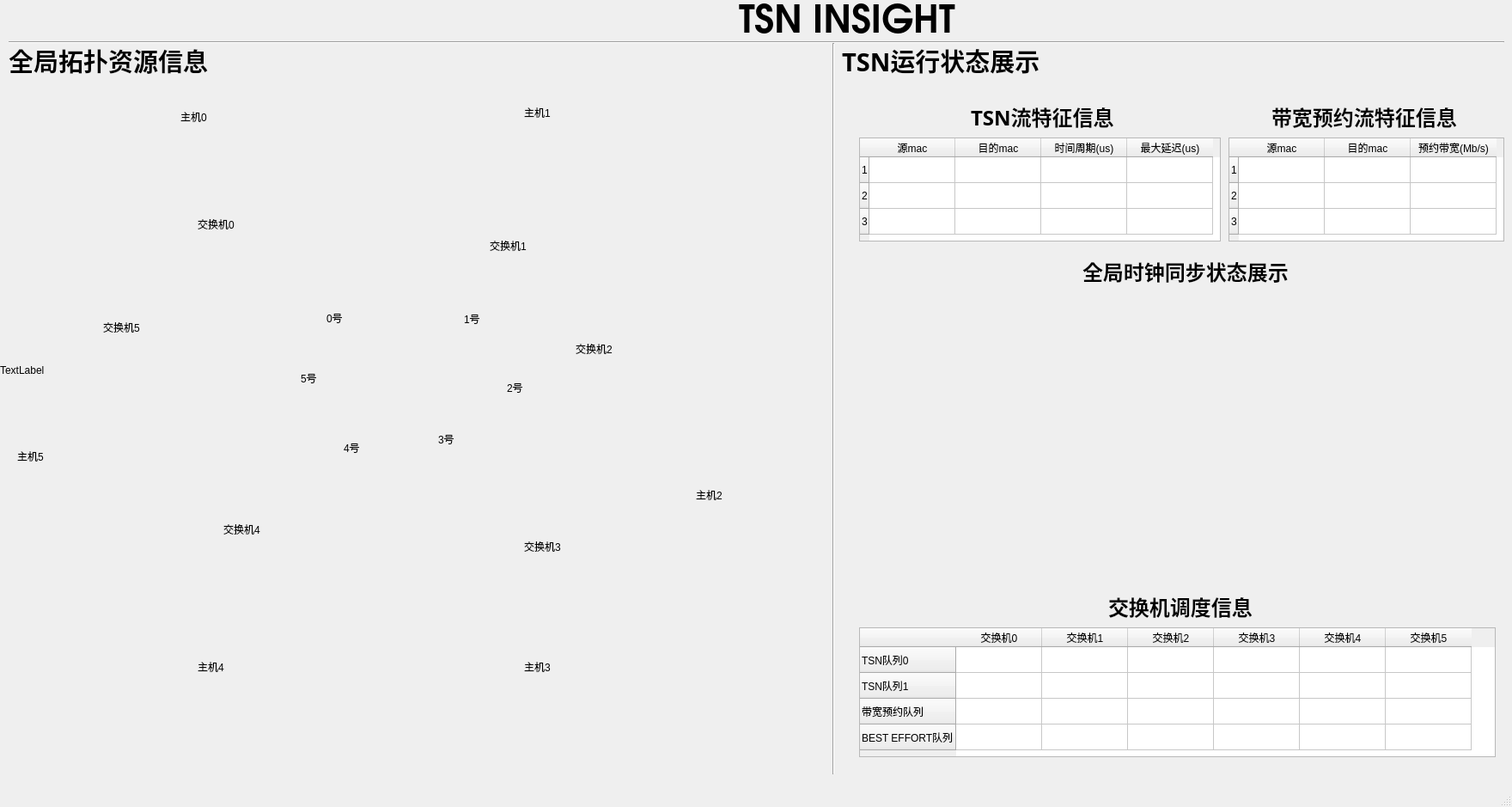
<?xml version="1.0" encoding="UTF-8"?>
<ui version="4.0">
 <class>MainWindow</class>
 <widget class="QMainWindow" name="MainWindow">
  <property name="geometry">
   <rect>
    <x>0</x>
    <y>0</y>
    <width>1760</width>
    <height>939</height>
   </rect>
  </property>
  <property name="windowTitle">
   <string>Source Insight</string>
  </property>
  <widget class="QWidget" name="centralWidget">
   <widget class="QCustomPlot" name="widget" native="true">
    <property name="geometry">
     <rect>
      <x>1010</x>
      <y>350</y>
      <width>731</width>
      <height>331</height>
     </rect>
    </property>
   </widget>
   <widget class="QLabel" name="label">
    <property name="geometry">
     <rect>
      <x>0</x>
      <y>40</y>
      <width>1011</width>
      <height>781</height>
     </rect>
    </property>
    <property name="lineWidth">
     <number>1</number>
    </property>
    <property name="text">
     <string>TextLabel</string>
    </property>
   </widget>
   <widget class="QLabel" name="label_2">
    <property name="geometry">
     <rect>
      <x>10</x>
      <y>50</y>
      <width>241</width>
      <height>41</height>
     </rect>
    </property>
    <property name="font">
     <font>
      <family>Abyssinica SIL</family>
      <pointsize>22</pointsize>
      <weight>75</weight>
      <italic>false</italic>
      <bold>true</bold>
     </font>
    </property>
    <property name="text">
     <string>全局拓扑资源信息</string>
    </property>
   </widget>
   <widget class="QLabel" name="label_text">
    <property name="geometry">
     <rect>
      <x>860</x>
      <y>0</y>
      <width>261</width>
      <height>41</height>
     </rect>
    </property>
    <property name="font">
     <font>
      <family>URW Gothic L</family>
      <pointsize>33</pointsize>
      <weight>75</weight>
      <bold>true</bold>
     </font>
    </property>
    <property name="text">
     <string>TSN INSIGHT</string>
    </property>
   </widget>
   <widget class="QLabel" name="label_3">
    <property name="geometry">
     <rect>
      <x>1130</x>
      <y>120</y>
      <width>171</width>
      <height>31</height>
     </rect>
    </property>
    <property name="font">
     <font>
      <family>Abyssinica SIL</family>
      <pointsize>18</pointsize>
      <weight>75</weight>
      <bold>true</bold>
     </font>
    </property>
    <property name="text">
     <string>TSN流特征信息</string>
    </property>
   </widget>
   <widget class="QTableWidget" name="tableWidget_1">
    <property name="geometry">
     <rect>
      <x>1000</x>
      <y>160</y>
      <width>421</width>
      <height>121</height>
     </rect>
    </property>
    <row>
     <property name="text">
      <string>1</string>
     </property>
    </row>
    <row>
     <property name="text">
      <string>2</string>
     </property>
    </row>
    <row>
     <property name="text">
      <string>3</string>
     </property>
    </row>
    <column>
     <property name="text">
      <string notr="true">源mac</string>
     </property>
    </column>
    <column>
     <property name="text">
      <string>目的mac</string>
     </property>
    </column>
    <column>
     <property name="text">
      <string>时间周期(us)</string>
     </property>
    </column>
    <column>
     <property name="text">
      <string>最大延迟(us)</string>
     </property>
    </column>
    <item row="0" column="0">
     <property name="text">
      <string/>
     </property>
     <property name="font">
      <font>
       <weight>50</weight>
       <bold>false</bold>
      </font>
     </property>
     <property name="flags">
      <set>NoItemFlags</set>
     </property>
    </item>
   </widget>
   <widget class="QTableWidget" name="tableWidget_2">
    <property name="geometry">
     <rect>
      <x>1430</x>
      <y>160</y>
      <width>321</width>
      <height>121</height>
     </rect>
    </property>
    <row>
     <property name="text">
      <string>1</string>
     </property>
    </row>
    <row>
     <property name="text">
      <string>2</string>
     </property>
    </row>
    <row>
     <property name="text">
      <string>3</string>
     </property>
    </row>
    <column>
     <property name="text">
      <string>源mac</string>
     </property>
    </column>
    <column>
     <property name="text">
      <string>目的mac</string>
     </property>
    </column>
    <column>
     <property name="text">
      <string>预约带宽(Mb/s)</string>
     </property>
    </column>
   </widget>
   <widget class="QLabel" name="label_5">
    <property name="geometry">
     <rect>
      <x>1480</x>
      <y>120</y>
      <width>221</width>
      <height>31</height>
     </rect>
    </property>
    <property name="font">
     <font>
      <family>Abyssinica SIL</family>
      <pointsize>18</pointsize>
      <weight>75</weight>
      <bold>true</bold>
     </font>
    </property>
    <property name="text">
     <string>带宽预约流特征信息</string>
    </property>
   </widget>
   <widget class="QLabel" name="label_6">
    <property name="geometry">
     <rect>
      <x>1260</x>
      <y>300</y>
      <width>241</width>
      <height>31</height>
     </rect>
    </property>
    <property name="font">
     <font>
      <family>Abyssinica SIL</family>
      <pointsize>18</pointsize>
      <weight>75</weight>
      <bold>true</bold>
     </font>
    </property>
    <property name="text">
     <string>全局时钟同步状态展示</string>
    </property>
   </widget>
   <widget class="QTableWidget" name="tableWidget_3">
    <property name="geometry">
     <rect>
      <x>1000</x>
      <y>730</y>
      <width>741</width>
      <height>151</height>
     </rect>
    </property>
    <row>
     <property name="text">
      <string>TSN队列0</string>
     </property>
    </row>
    <row>
     <property name="text">
      <string>TSN队列1</string>
     </property>
    </row>
    <row>
     <property name="text">
      <string>带宽预约队列</string>
     </property>
    </row>
    <row>
     <property name="text">
      <string>BEST EFFORT队列</string>
     </property>
    </row>
    <column>
     <property name="text">
      <string>交换机0</string>
     </property>
    </column>
    <column>
     <property name="text">
      <string>交换机1</string>
     </property>
    </column>
    <column>
     <property name="text">
      <string>交换机2</string>
     </property>
    </column>
    <column>
     <property name="text">
      <string>交换机3</string>
     </property>
    </column>
    <column>
     <property name="text">
      <string>交换机4</string>
     </property>
    </column>
    <column>
     <property name="text">
      <string>交换机5</string>
     </property>
    </column>
   </widget>
   <widget class="QLabel" name="label_7">
    <property name="geometry">
     <rect>
      <x>1290</x>
      <y>690</y>
      <width>171</width>
      <height>31</height>
     </rect>
    </property>
    <property name="font">
     <font>
      <family>Abyssinica SIL</family>
      <pointsize>18</pointsize>
      <weight>75</weight>
      <bold>true</bold>
     </font>
    </property>
    <property name="text">
     <string>交换机调度信息</string>
    </property>
   </widget>
   <widget class="QLabel" name="label_30">
    <property name="geometry">
     <rect>
      <x>540</x>
      <y>360</y>
      <width>61</width>
      <height>21</height>
     </rect>
    </property>
    <property name="lineWidth">
     <number>1</number>
    </property>
    <property name="text">
     <string>1号</string>
    </property>
   </widget>
   <widget class="QLabel" name="label_3_2">
    <property name="geometry">
     <rect>
      <x>610</x>
      <y>580</y>
      <width>201</width>
      <height>111</height>
     </rect>
    </property>
    <property name="text">
     <string>交换机3</string>
    </property>
   </widget>
   <widget class="QLabel" name="label_2_1">
    <property name="geometry">
     <rect>
      <x>810</x>
      <y>520</y>
      <width>201</width>
      <height>111</height>
     </rect>
    </property>
    <property name="text">
     <string>主机2</string>
    </property>
   </widget>
   <widget class="QLabel" name="label_3_1">
    <property name="geometry">
     <rect>
      <x>610</x>
      <y>730</y>
      <width>181</width>
      <height>91</height>
     </rect>
    </property>
    <property name="text">
     <string>主机3</string>
    </property>
   </widget>
   <widget class="QLabel" name="label_2_2">
    <property name="geometry">
     <rect>
      <x>670</x>
      <y>350</y>
      <width>171</width>
      <height>111</height>
     </rect>
    </property>
    <property name="text">
     <string>交换机2</string>
    </property>
   </widget>
   <widget class="QLabel" name="label_45">
    <property name="geometry">
     <rect>
      <x>590</x>
      <y>440</y>
      <width>61</width>
      <height>21</height>
     </rect>
    </property>
    <property name="lineWidth">
     <number>1</number>
    </property>
    <property name="text">
     <string>2号</string>
    </property>
   </widget>
   <widget class="QLabel" name="label_48">
    <property name="geometry">
     <rect>
      <x>510</x>
      <y>500</y>
      <width>61</width>
      <height>21</height>
     </rect>
    </property>
    <property name="lineWidth">
     <number>1</number>
    </property>
    <property name="text">
     <string>3号</string>
    </property>
   </widget>
   <widget class="QLabel" name="label_1_2">
    <property name="geometry">
     <rect>
      <x>570</x>
      <y>230</y>
      <width>201</width>
      <height>111</height>
     </rect>
    </property>
    <property name="text">
     <string>交换机1</string>
    </property>
   </widget>
   <widget class="QLabel" name="label_1_1">
    <property name="geometry">
     <rect>
      <x>610</x>
      <y>70</y>
      <width>191</width>
      <height>121</height>
     </rect>
    </property>
    <property name="text">
     <string>主机1</string>
    </property>
   </widget>
   <widget class="QLabel" name="label_55">
    <property name="geometry">
     <rect>
      <x>400</x>
      <y>510</y>
      <width>61</width>
      <height>21</height>
     </rect>
    </property>
    <property name="lineWidth">
     <number>1</number>
    </property>
    <property name="text">
     <string>4号</string>
    </property>
   </widget>
   <widget class="QLabel" name="label_0_2">
    <property name="geometry">
     <rect>
      <x>230</x>
      <y>210</y>
      <width>191</width>
      <height>101</height>
     </rect>
    </property>
    <property name="text">
     <string>交换机0</string>
    </property>
   </widget>
   <widget class="QLabel" name="label_0_1">
    <property name="geometry">
     <rect>
      <x>210</x>
      <y>80</y>
      <width>201</width>
      <height>111</height>
     </rect>
    </property>
    <property name="text">
     <string>主机0</string>
    </property>
   </widget>
   <widget class="QLabel" name="label_64">
    <property name="geometry">
     <rect>
      <x>350</x>
      <y>430</y>
      <width>61</width>
      <height>20</height>
     </rect>
    </property>
    <property name="lineWidth">
     <number>1</number>
    </property>
    <property name="text">
     <string>5号</string>
    </property>
   </widget>
   <widget class="QLabel" name="label_5_2">
    <property name="geometry">
     <rect>
      <x>120</x>
      <y>320</y>
      <width>171</width>
      <height>121</height>
     </rect>
    </property>
    <property name="text">
     <string>交换机5</string>
    </property>
   </widget>
   <widget class="QLabel" name="label_5_1">
    <property name="geometry">
     <rect>
      <x>20</x>
      <y>470</y>
      <width>191</width>
      <height>121</height>
     </rect>
    </property>
    <property name="text">
     <string>主机5</string>
    </property>
   </widget>
   <widget class="QLabel" name="label_71">
    <property name="geometry">
     <rect>
      <x>380</x>
      <y>360</y>
      <width>61</width>
      <height>20</height>
     </rect>
    </property>
    <property name="lineWidth">
     <number>1</number>
    </property>
    <property name="text">
     <string>0号</string>
    </property>
   </widget>
   <widget class="QLabel" name="label_4_2">
    <property name="geometry">
     <rect>
      <x>260</x>
      <y>560</y>
      <width>181</width>
      <height>111</height>
     </rect>
    </property>
    <property name="text">
     <string>交换机4</string>
    </property>
   </widget>
   <widget class="QLabel" name="label_4_1">
    <property name="geometry">
     <rect>
      <x>230</x>
      <y>730</y>
      <width>151</width>
      <height>91</height>
     </rect>
    </property>
    <property name="text">
     <string>主机4</string>
    </property>
   </widget>
   <widget class="Line" name="line">
    <property name="geometry">
     <rect>
      <x>10</x>
      <y>29</y>
      <width>1741</width>
      <height>41</height>
     </rect>
    </property>
    <property name="orientation">
     <enum>Qt::Horizontal</enum>
    </property>
   </widget>
   <widget class="Line" name="line_2">
    <property name="geometry">
     <rect>
      <x>960</x>
      <y>50</y>
      <width>20</width>
      <height>851</height>
     </rect>
    </property>
    <property name="orientation">
     <enum>Qt::Vertical</enum>
    </property>
   </widget>
   <widget class="QLabel" name="label_4">
    <property name="geometry">
     <rect>
      <x>980</x>
      <y>50</y>
      <width>231</width>
      <height>41</height>
     </rect>
    </property>
    <property name="font">
     <font>
      <family>Abyssinica SIL</family>
      <pointsize>22</pointsize>
      <weight>75</weight>
      <italic>false</italic>
      <bold>true</bold>
     </font>
    </property>
    <property name="text">
     <string>TSN运行状态展示</string>
    </property>
   </widget>
  </widget>
  <widget class="QStatusBar" name="statusBar"/>
 </widget>
 <layoutdefault spacing="6" margin="11"/>
 <customwidgets>
  <customwidget>
   <class>QCustomPlot</class>
   <extends>QWidget</extends>
   <header location="global">qcustomplot.h</header>
   <container>1</container>
  </customwidget>
 </customwidgets>
 <resources/>
 <connections/>
</ui>
